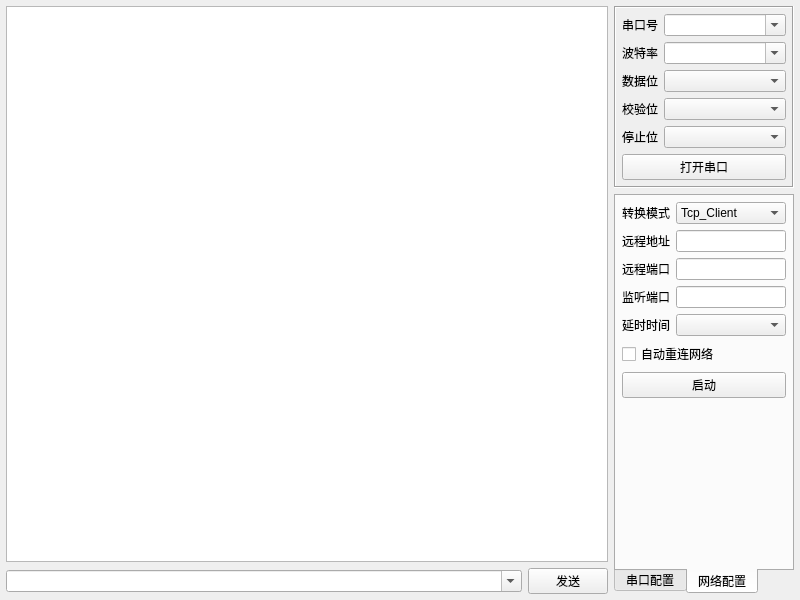
<?xml version="1.0" encoding="UTF-8"?>
<ui version="4.0">
 <class>frmComTool</class>
 <widget class="QWidget" name="frmComTool">
  <property name="geometry">
   <rect>
    <x>0</x>
    <y>0</y>
    <width>800</width>
    <height>600</height>
   </rect>
  </property>
  <layout class="QGridLayout" name="gridLayout_6">
   <property name="leftMargin">
    <number>6</number>
   </property>
   <property name="topMargin">
    <number>6</number>
   </property>
   <property name="rightMargin">
    <number>6</number>
   </property>
   <property name="bottomMargin">
    <number>6</number>
   </property>
   <item row="0" column="0">
    <widget class="QTextEdit" name="txtMain">
     <property name="enabled">
      <bool>true</bool>
     </property>
     <property name="frameShape">
      <enum>QFrame::StyledPanel</enum>
     </property>
     <property name="verticalScrollBarPolicy">
      <enum>Qt::ScrollBarAsNeeded</enum>
     </property>
     <property name="horizontalScrollBarPolicy">
      <enum>Qt::ScrollBarAsNeeded</enum>
     </property>
     <property name="readOnly">
      <bool>true</bool>
     </property>
    </widget>
   </item>
   <item row="0" column="1" rowspan="2">
    <widget class="QWidget" name="widgetRight" native="true">
     <property name="minimumSize">
      <size>
       <width>180</width>
       <height>0</height>
      </size>
     </property>
     <property name="maximumSize">
      <size>
       <width>180</width>
       <height>16777215</height>
      </size>
     </property>
     <layout class="QVBoxLayout" name="verticalLayout">
      <property name="leftMargin">
       <number>0</number>
      </property>
      <property name="topMargin">
       <number>0</number>
      </property>
      <property name="rightMargin">
       <number>0</number>
      </property>
      <property name="bottomMargin">
       <number>0</number>
      </property>
      <item>
       <widget class="QFrame" name="frameTop">
        <property name="frameShape">
         <enum>QFrame::Box</enum>
        </property>
        <property name="frameShadow">
         <enum>QFrame::Sunken</enum>
        </property>
        <layout class="QGridLayout" name="gridLayout_3">
         <property name="leftMargin">
          <number>6</number>
         </property>
         <property name="topMargin">
          <number>6</number>
         </property>
         <property name="rightMargin">
          <number>6</number>
         </property>
         <property name="bottomMargin">
          <number>6</number>
         </property>
         <item row="0" column="0">
          <widget class="QLabel" name="labPortName">
           <property name="text">
            <string>串口号</string>
           </property>
          </widget>
         </item>
         <item row="0" column="1">
          <widget class="QComboBox" name="cboxPortName">
           <property name="sizePolicy">
            <sizepolicy hsizetype="Preferred" vsizetype="Fixed">
             <horstretch>1</horstretch>
             <verstretch>0</verstretch>
            </sizepolicy>
           </property>
           <property name="editable">
            <bool>true</bool>
           </property>
          </widget>
         </item>
         <item row="1" column="0">
          <widget class="QLabel" name="labBaudRate">
           <property name="text">
            <string>波特率</string>
           </property>
          </widget>
         </item>
         <item row="1" column="1">
          <widget class="QComboBox" name="cboxBaudRate">
           <property name="sizePolicy">
            <sizepolicy hsizetype="Preferred" vsizetype="Fixed">
             <horstretch>1</horstretch>
             <verstretch>0</verstretch>
            </sizepolicy>
           </property>
           <property name="editable">
            <bool>true</bool>
           </property>
          </widget>
         </item>
         <item row="2" column="0">
          <widget class="QLabel" name="labDataBit">
           <property name="text">
            <string>数据位</string>
           </property>
          </widget>
         </item>
         <item row="2" column="1">
          <widget class="QComboBox" name="cboxDataBit">
           <property name="sizePolicy">
            <sizepolicy hsizetype="Preferred" vsizetype="Fixed">
             <horstretch>1</horstretch>
             <verstretch>0</verstretch>
            </sizepolicy>
           </property>
          </widget>
         </item>
         <item row="3" column="0">
          <widget class="QLabel" name="labParity">
           <property name="text">
            <string>校验位</string>
           </property>
          </widget>
         </item>
         <item row="3" column="1">
          <widget class="QComboBox" name="cboxParity">
           <property name="sizePolicy">
            <sizepolicy hsizetype="Preferred" vsizetype="Fixed">
             <horstretch>1</horstretch>
             <verstretch>0</verstretch>
            </sizepolicy>
           </property>
          </widget>
         </item>
         <item row="4" column="0">
          <widget class="QLabel" name="labStopBit">
           <property name="text">
            <string>停止位</string>
           </property>
          </widget>
         </item>
         <item row="4" column="1">
          <widget class="QComboBox" name="cboxStopBit">
           <property name="sizePolicy">
            <sizepolicy hsizetype="Preferred" vsizetype="Fixed">
             <horstretch>1</horstretch>
             <verstretch>0</verstretch>
            </sizepolicy>
           </property>
          </widget>
         </item>
         <item row="5" column="0" colspan="2">
          <widget class="QPushButton" name="btnOpen">
           <property name="text">
            <string>打开串口</string>
           </property>
          </widget>
         </item>
        </layout>
       </widget>
      </item>
      <item>
       <widget class="QTabWidget" name="tabWidget">
        <property name="tabPosition">
         <enum>QTabWidget::South</enum>
        </property>
        <property name="currentIndex">
         <number>1</number>
        </property>
        <widget class="QWidget" name="tab">
         <attribute name="title">
          <string>串口配置</string>
         </attribute>
         <layout class="QGridLayout" name="gridLayout_5">
          <property name="leftMargin">
           <number>6</number>
          </property>
          <property name="topMargin">
           <number>6</number>
          </property>
          <property name="rightMargin">
           <number>6</number>
          </property>
          <property name="bottomMargin">
           <number>6</number>
          </property>
          <item row="0" column="0">
           <widget class="QCheckBox" name="ckHexSend">
            <property name="text">
             <string>Hex发送</string>
            </property>
           </widget>
          </item>
          <item row="0" column="1">
           <widget class="QCheckBox" name="ckHexReceive">
            <property name="text">
             <string>Hex接收</string>
            </property>
           </widget>
          </item>
          <item row="1" column="0">
           <widget class="QCheckBox" name="ckDebug">
            <property name="text">
             <string>模拟设备</string>
            </property>
           </widget>
          </item>
          <item row="1" column="1">
           <widget class="QCheckBox" name="ckAutoClear">
            <property name="text">
             <string>自动清空</string>
            </property>
           </widget>
          </item>
          <item row="2" column="0" colspan="2">
           <layout class="QGridLayout" name="gridLayout">
            <item row="0" column="0">
             <widget class="QCheckBox" name="ckAutoSend">
              <property name="text">
               <string>自动发送</string>
              </property>
             </widget>
            </item>
            <item row="0" column="1">
             <widget class="QComboBox" name="cboxSendInterval">
              <property name="sizePolicy">
               <sizepolicy hsizetype="Expanding" vsizetype="Fixed">
                <horstretch>0</horstretch>
                <verstretch>0</verstretch>
               </sizepolicy>
              </property>
             </widget>
            </item>
            <item row="1" column="0">
             <widget class="QCheckBox" name="ckAutoSave">
              <property name="text">
               <string>自动保存</string>
              </property>
             </widget>
            </item>
            <item row="1" column="1">
             <widget class="QComboBox" name="cboxSaveInterval">
              <property name="sizePolicy">
               <sizepolicy hsizetype="Expanding" vsizetype="Fixed">
                <horstretch>0</horstretch>
                <verstretch>0</verstretch>
               </sizepolicy>
              </property>
             </widget>
            </item>
           </layout>
          </item>
          <item row="3" column="0" colspan="2">
           <widget class="QPushButton" name="btnSendCount">
            <property name="text">
             <string>发送 : 0 字节</string>
            </property>
           </widget>
          </item>
          <item row="4" column="0" colspan="2">
           <widget class="QPushButton" name="btnReceiveCount">
            <property name="text">
             <string>接收 : 0 字节</string>
            </property>
           </widget>
          </item>
          <item row="5" column="0" colspan="2">
           <widget class="QPushButton" name="btnStopShow">
            <property name="text">
             <string>停止显示</string>
            </property>
           </widget>
          </item>
          <item row="6" column="0" colspan="2">
           <widget class="QPushButton" name="btnSave">
            <property name="text">
             <string>保存数据</string>
            </property>
           </widget>
          </item>
          <item row="7" column="0" colspan="2">
           <widget class="QPushButton" name="btnData">
            <property name="text">
             <string>管理数据</string>
            </property>
           </widget>
          </item>
          <item row="8" column="0" colspan="2">
           <widget class="QPushButton" name="btnClear">
            <property name="text">
             <string>清空数据</string>
            </property>
           </widget>
          </item>
          <item row="9" column="0" colspan="2">
           <spacer name="verticalSpacer">
            <property name="orientation">
             <enum>Qt::Vertical</enum>
            </property>
            <property name="sizeHint" stdset="0">
             <size>
              <width>20</width>
              <height>2</height>
             </size>
            </property>
           </spacer>
          </item>
         </layout>
        </widget>
        <widget class="QWidget" name="tab_2">
         <attribute name="title">
          <string>网络配置</string>
         </attribute>
         <layout class="QGridLayout" name="gridLayout_2">
          <property name="leftMargin">
           <number>6</number>
          </property>
          <property name="topMargin">
           <number>6</number>
          </property>
          <property name="rightMargin">
           <number>6</number>
          </property>
          <property name="bottomMargin">
           <number>6</number>
          </property>
          <item row="0" column="0" colspan="2">
           <layout class="QGridLayout" name="gridLayout_4">
            <item row="3" column="0">
             <widget class="QLabel" name="labListenPort">
              <property name="text">
               <string>监听端口</string>
              </property>
             </widget>
            </item>
            <item row="1" column="0">
             <widget class="QLabel" name="labServerIP">
              <property name="text">
               <string>远程地址</string>
              </property>
             </widget>
            </item>
            <item row="4" column="1">
             <widget class="QComboBox" name="cboxSleepTime"/>
            </item>
            <item row="1" column="1">
             <widget class="QLineEdit" name="txtServerIP">
              <property name="text">
               <string/>
              </property>
             </widget>
            </item>
            <item row="2" column="0">
             <widget class="QLabel" name="labServerPort">
              <property name="text">
               <string>远程端口</string>
              </property>
             </widget>
            </item>
            <item row="2" column="1">
             <widget class="QLineEdit" name="txtServerPort">
              <property name="text">
               <string/>
              </property>
             </widget>
            </item>
            <item row="4" column="0">
             <widget class="QLabel" name="labSleepTime">
              <property name="text">
               <string>延时时间</string>
              </property>
             </widget>
            </item>
            <item row="3" column="1">
             <widget class="QLineEdit" name="txtListenPort"/>
            </item>
            <item row="0" column="0">
             <widget class="QLabel" name="labMode">
              <property name="text">
               <string>转换模式</string>
              </property>
             </widget>
            </item>
            <item row="0" column="1">
             <widget class="QComboBox" name="cboxMode">
              <item>
               <property name="text">
                <string>Tcp_Client</string>
               </property>
              </item>
              <item>
               <property name="text">
                <string>Tcp_Server</string>
               </property>
              </item>
              <item>
               <property name="text">
                <string>Udp_Client</string>
               </property>
              </item>
              <item>
               <property name="text">
                <string>Udp_Server</string>
               </property>
              </item>
             </widget>
            </item>
           </layout>
          </item>
          <item row="2" column="0" colspan="2">
           <widget class="QPushButton" name="btnStart">
            <property name="text">
             <string>启动</string>
            </property>
           </widget>
          </item>
          <item row="3" column="0" colspan="2">
           <spacer name="verticalSpacer_2">
            <property name="orientation">
             <enum>Qt::Vertical</enum>
            </property>
            <property name="sizeHint" stdset="0">
             <size>
              <width>20</width>
              <height>59</height>
             </size>
            </property>
           </spacer>
          </item>
          <item row="1" column="0" colspan="2">
           <widget class="QCheckBox" name="ckAutoConnect">
            <property name="text">
             <string>自动重连网络</string>
            </property>
           </widget>
          </item>
         </layout>
        </widget>
       </widget>
      </item>
     </layout>
    </widget>
   </item>
   <item row="1" column="0">
    <widget class="QWidget" name="widget" native="true">
     <layout class="QHBoxLayout" name="horizontalLayout">
      <property name="leftMargin">
       <number>0</number>
      </property>
      <property name="topMargin">
       <number>0</number>
      </property>
      <property name="rightMargin">
       <number>0</number>
      </property>
      <property name="bottomMargin">
       <number>0</number>
      </property>
      <item>
       <widget class="QComboBox" name="cboxData">
        <property name="sizePolicy">
         <sizepolicy hsizetype="Ignored" vsizetype="Fixed">
          <horstretch>0</horstretch>
          <verstretch>0</verstretch>
         </sizepolicy>
        </property>
        <property name="editable">
         <bool>true</bool>
        </property>
        <property name="duplicatesEnabled">
         <bool>false</bool>
        </property>
       </widget>
      </item>
      <item>
       <widget class="QPushButton" name="btnSend">
        <property name="minimumSize">
         <size>
          <width>80</width>
          <height>0</height>
         </size>
        </property>
        <property name="maximumSize">
         <size>
          <width>80</width>
          <height>16777215</height>
         </size>
        </property>
        <property name="text">
         <string>发送</string>
        </property>
       </widget>
      </item>
     </layout>
    </widget>
   </item>
  </layout>
 </widget>
 <resources/>
 <connections/>
</ui>
